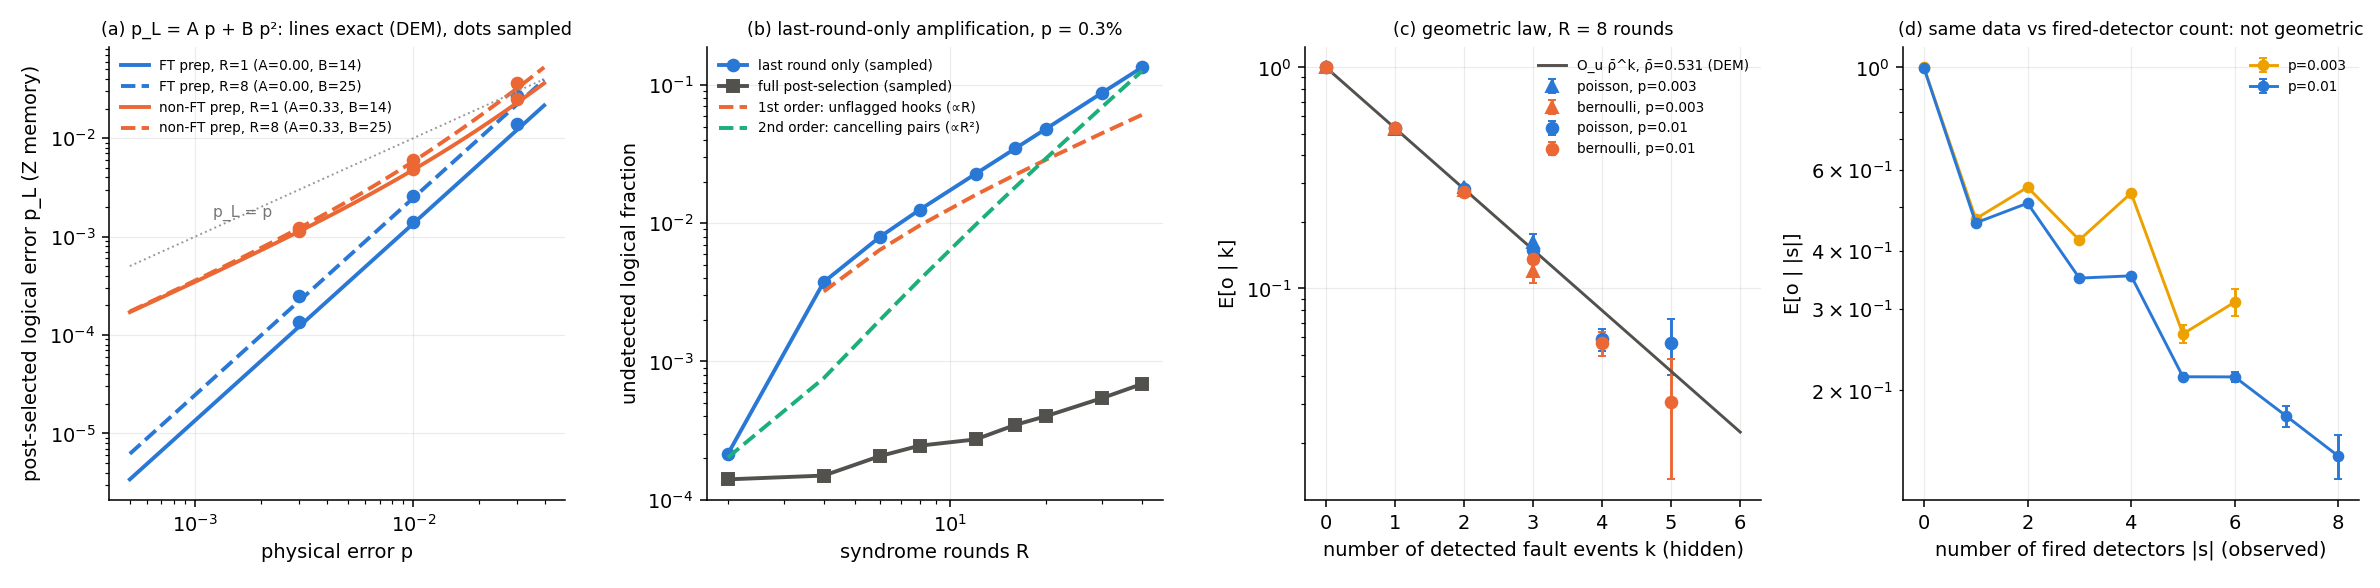

This chart was generated by the following Python code:
"""Figure for Stage 0 (fig_stage0.png) from stage0_results.json, plus the first/second-order split of the
last-round-only undetected rate computed from the detector error model."""
import json, numpy as np, matplotlib
matplotlib.use('Agg'); import matplotlib.pyplot as plt
from iceberg import *

R0 = json.load(open('stage0_results.json'))
C = dict(blue='#2a78d6', orange='#eb6834', aqua='#1baf7a', yellow='#eda100', gray='#52514e')
fig, ax = plt.subplots(1, 4, figsize=(17, 4.2))

# (a) post-selected logical error rate
a = ax[0]; pp = np.logspace(-3.3, -1.4, 50)
for row, col, ls in ((r, c_, l) for r in R0['ii'] for c_, l in [((C['blue'] if r['prep'] == 'ft' else C['orange']), ('-' if r['R'] == 1 else '--'))] if r['R'] in (1, 8)):
    lab = f"{'FT' if row['prep']=='ft' else 'non-FT'} prep, R={row['R']}"
    a.plot(pp, row['A_Z'] * pp + row['B_Z'] * pp ** 2, ls, color=col, lw=2, label=lab + f" (A={row['A_Z']:.2f}, B={row['B_Z']:.0f})")
    ps = sorted(float(k) for k in row['sampled']); a.plot(ps, [row['sampled'][str(k) if str(k) in row['sampled'] else k]['pL'] for k in ps], 'o', color=col, ms=6)
a.plot(pp, pp, ':', color='#999', lw=1); a.text(1.2e-3, 1.6e-3, 'p_L = p', color='#777', fontsize=8)
a.set_xscale('log'); a.set_yscale('log'); a.set_xlabel('physical error p'); a.set_ylabel('post-selected logical error p_L (Z memory)')
a.set_title('(a) p_L = A p + B p²: lines exact (DEM), dots sampled', fontsize=9); a.legend(fontsize=7, frameon=False)

# (b) last-round-only amplification
b = ax[1]; Rs = [r['R'] for r in R0['iii']]
b.plot(Rs, [r['frac_part'] for r in R0['iii']], 'o-', color=C['blue'], lw=2, label='last round only (sampled)')
b.plot(Rs, [r['frac_full'] for r in R0['iii']], 's-', color=C['gray'], lw=2, label='full post-selection (sampled)')
first, second = [], []
for R in Rs:
    c, meta = memory_circuit("Z", R, Noise(3e-3), False, "ft", absolute=True)
    P, H, L = dem_mechanisms(c); lab = meta['labels']
    use = np.array([(k == "prep") or (k in "ZX" and r < 1) or k.startswith("abs") for k, r in lab]); Hp = H[:, use]
    first.append(P[(L.any(1)) & ~Hp.any(1)].sum())
    keys = {}
    for i in range(len(P)): keys.setdefault(Hp[i].tobytes(), []).append(i)
    s2 = 0.0
    for idx in keys.values():
        for x in range(len(idx)):
            for y in range(x + 1, len(idx)):
                if (L[idx[x]] ^ L[idx[y]]).any(): s2 += P[idx[x]] * P[idx[y]]
    second.append(s2)
b.plot(Rs, np.where(np.array(first) > 0, first, np.nan), '--', color=C['orange'], lw=2, label='1st order: unflagged hooks (∝R)')
b.plot(Rs, second, '--', color=C['aqua'], lw=2, label='2nd order: cancelling pairs (∝R²)')
b.set_xscale('log'); b.set_yscale('log'); b.set_xlabel('syndrome rounds R'); b.set_ylabel('undetected logical fraction')
b.set_title('(b) last-round-only amplification, p = 0.3%', fontsize=9); b.legend(fontsize=7, frameon=False)

# (c) geometric law in the hidden fault count k
cc = ax[2]
for g, col, mk in ((g, C['blue'] if g['stat'] == 'poisson' else C['orange'], 'o' if g['p'] == 0.01 else '^') for g in R0['iv']):
    k = np.arange(7); n = np.array(g['n_k'][:7]); E = np.array(g['E_k'][:7]); ok = n > 2000
    cc.errorbar(k[ok], E[ok], yerr=1 / np.sqrt(n[ok]), fmt=mk, color=col, ms=6, capsize=2, label=f"{g['stat']}, p={g['p']}")
g = R0['iv'][2]; kk = np.linspace(0, 6, 50); cc.plot(kk, g['O_u'] * g['rho'] ** kk, '-', color=C['gray'], lw=1.5, label=f"O_u ρ̄^k, ρ̄={g['rho']:.3f} (DEM)")
cc.set_yscale('log'); cc.set_xlabel('number of detected fault events k (hidden)'); cc.set_ylabel('E[o | k]')
cc.set_title('(c) geometric law, R = 8 rounds', fontsize=9); cc.legend(fontsize=7, frameon=False)

# (d) what an experiment sees: number of fired detectors
d = ax[3]
for g, col, mk in ((g, C['blue'] if g['p'] == 0.01 else C['yellow'], 'o') for g in R0['iv'] if g['stat'] == 'bernoulli'):
    f = np.arange(9); n = np.array(g['n_f'][:9]); E = np.array(g['E_f'][:9]); ok = n > 2000
    d.errorbar(f[ok], E[ok], yerr=1 / np.sqrt(n[ok]), fmt='o-', color=col, ms=5, capsize=2, label=f"p={g['p']}")
d.set_yscale('log'); d.set_xlabel('number of fired detectors |s| (observed)'); d.set_ylabel('E[o | |s|]')
d.set_title('(d) same data vs fired-detector count: not geometric', fontsize=9); d.legend(fontsize=7, frameon=False)
for x in ax: x.grid(alpha=0.25, lw=0.6); x.spines[['top', 'right']].set_visible(False)
fig.tight_layout(); fig.savefig('fig_stage0.png', dpi=140)
json.dump(dict(R=Rs, first=first, second=second), open('stage0_lastround_split.json', 'w'))
print('ok')
